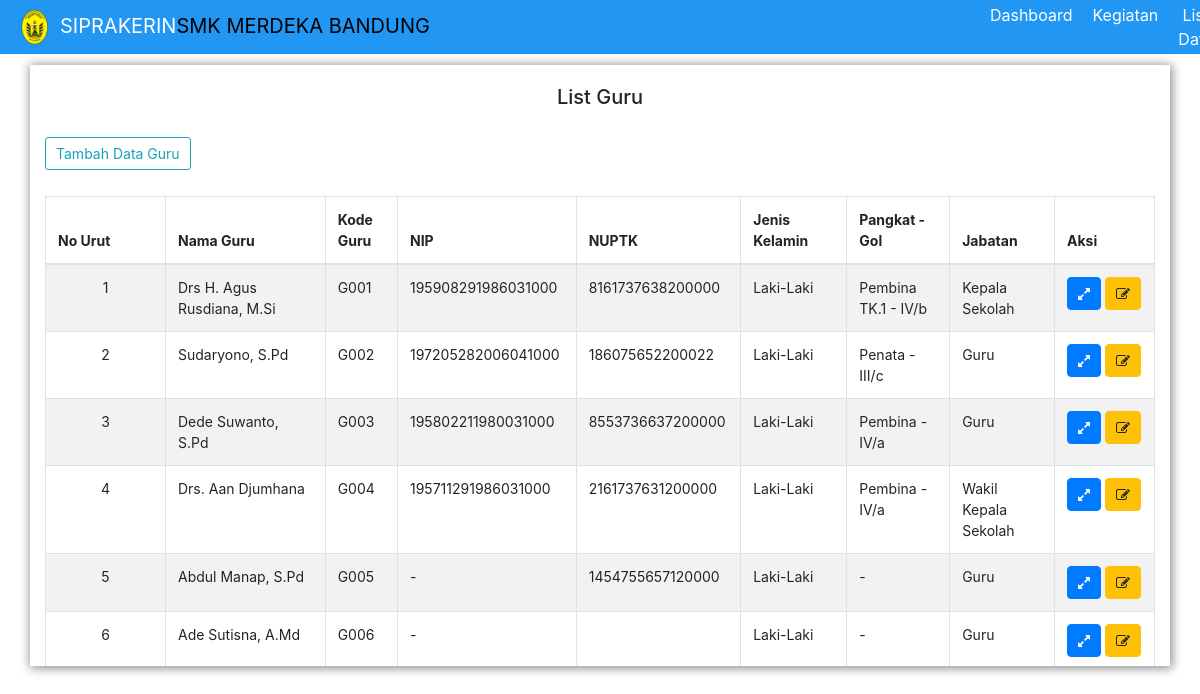
The app's page /admin/data_guru.php with its own data.
### tables this page shows
CREATE TABLE `tb_settings` (
  `id` varchar(3) NOT NULL,
  `nm_web` varchar(100) NOT NULL,
  `tgl_daftar` date NOT NULL,
  `tgl_mulai_kp` date NOT NULL,
  `tgl_akhir_kp` date NOT NULL,
  `tgl_pengantaran` date NOT NULL,
  `waktu_antar` time NOT NULL,
  `tgl_monitoring` date NOT NULL,
  `tgl_bimbingan` date NOT NULL,
  `tgl_sidang` date NOT NULL
);

CREATE TABLE `tb_guru` (
  `kode_guru` varchar(4) NOT NULL,
  `nip` varchar(18) NOT NULL,
  `nuptk` varchar(16) NOT NULL,
  `nama_guru` varchar(30) NOT NULL,
  `jk` tinyint(1) NOT NULL,
  `pangkat_gol` varchar(19) NOT NULL,
  `jabatan` varchar(20) NOT NULL,
  `kode_jurusan` varchar(3) NOT NULL
);

### admin/data_guru.php (the view, shortened to what this page needs)
<!DOCTYPE html>
<html>
<head>
  <link rel="stylesheet" href="https://cdnjs.cloudflare.com/ajax/libs/font-awesome/4.7.0/css/font-awesome.min.css">
  <link rel="stylesheet" href="../assets/css/alertify.min.css" type='text/css' />
  <link rel="stylesheet" href="../assets/css/default.min.css" type='text/css'  />
</head>
<body>
<?php
include '../includes/header-menu-admin.php';
?>
<div class="container">
  <h5 align="center" id="judul">List Guru</h5>
    <div class="row" >
      <div class="col-sm-9 col-md-6">
        <button class="btn btn-outline-info btn-sm" id="btn-aksi" onclick="wwindow.location.assign('data_guru-tambah.php');">Tambah Data Guru</button><p>
      </div>
      <div class="col-sm-9 col-md-12" style=" height: 480px; overflow-y: scroll;">
      <div class="form-table">
      <table id="example" class="table table-striped table-bordered" style="width:100%">
        <thead>
            <tr valign="center">
                <th width="120">No Urut</th>
                <th>Nama Guru</th>
                <th>Kode Guru</th>
                <th>NIP</th>
                <th>NUPTK</th>
                <th>Jenis Kelamin</th>
                <th>Pangkat - Gol</th>
                <th>Jabatan</th>
                <th>Aksi</th>
            </tr>
        </thead>
        <tbody>
          <?php
            $query="SELECT * from `tb_guru`";
            $result=mysql_query($query)or die(mysql_error());
            $no=1;
            while ($r=mysql_fetch_array($result)) {
              switch ($r['jk']) {
                case '1':
                      $jk='Laki-Laki';
                  break;
                case '0':
                      $jk='Perempuan';
                  break;
              }
            ?>
              <tr>
                <td align="center"><?php echo $no;?></td>
                <td><?php echo $r['nama_guru'];?></td>
                <td><?php echo $r['kode_guru'];?></td>
                <td><?php echo $r['nip'];?></td>
                <td><?php echo $r['nuptk'];?></td>
                <td><?php echo $jk;?></td>
                <td><?php echo $r['pangkat_gol'];?></td>
                <td><?php echo $r['jabatan'];?></td>
                <td class="action"  style="width: 100px;">
                    <button name="cetak" class="btn btn-primary" id="btn-aksi" onclick="off();"><span class="fa fa-expand"></span></button>
                    <button name="edit" class="btn btn-warning" id="btn-aksi" onclick="off();"><span class="fa fa-edit"></span></button>
                </td>
              </tr>
            <?php
            $no++;
            }
            ?>
        </tbody></table>
    </div>
    </div>
  </div>
</div>
</body>
</html>

### includes/header-menu-admin.php (shortened to what this page needs)
<!DOCTYPE html>
<html>
<head>
  <link href="../assets/css/bootstrap.css" rel='stylesheet' type='text/css' />
  <link href="../assets/css/style-navbar.css" rel='stylesheet' type='text/css' />
</head>
<body>
  <?php
    $q=mysql_query("SELECT nm_web FROM tb_settings");
    $r=mysql_fetch_array($q);
    $namaWeb=$r['nm_web'];
  ?>
<nav class="navbar navbar-expand-sm fixed-top" style="background:#2196F3;">
  <a class="navbar-brand" href="#"><img src="../assets/img/logo.png" width="30"><span>SIPRAKERIN</span><?php echo $namaWeb;?></a>
  <div class="collapse navbar-collapse" id="navbarSupportedContent">
    <ul class="navbar-nav mr-auto">
      <li class="nav-item dropdown">
          <div class="dropdown">
          <button class="dropbtn" onclick="window.location.assign('index.php');">Dashboard</button>
          </div>
      </li>
      <li class="nav-item">
        <div class="dropdown">
          <button class="dropbtn">Kegiatan</button>
        </div>
      </li>
      <li class="nav-item dropdown">
       <div class="dropdown">
          <button class="dropbtn">List Data</button>
        </div>
      </li>
    </ul>
  </div>
</nav>
</body>
</html>

### assets/css/style-navbar.css (style rules this page uses)
.container, .container-fluid, .card { margin-top: 65px; }
.navbar { padding: 0px 0px 0px 20px; }
.navbar-brand,.navbar-brand:hover { color: #000; }
.navbar-brand span { color: #fff; }
.navbar-brand img { margin-right: 10px; }
.dropbtn { background: #2196F3; color: #fff; vertical-align: middle; padding: 3px 10px 3px 10px; font-size: 16px; border: none; }
.dropdown { position: relative; display: inline-block; }

### admin/data_guru.php (style rules this page uses)
.container { margin-top: 30px; box-shadow: 1px 1px 10px 1px #888888; font-size: 14px; }
.container h5 { padding-top: 20px; padding-bottom: 20px; }
#btn-aksi { font-size: 14px; padding: 5px 10px 5px 10px; }
.form-table { margin-top: 10px; margin-bottom: 10px; }

### includes/header-menu-admin.php (style rules this page uses)
.navbar-brand { margin-right: 550px; font-weight: 550px; }

### records on screen
tb_settings: nm_web "SMK MERDEKA BANDUNG"
tb_guru: nama_guru "Drs H. Agus Rusdiana, M.Si", kode_guru "G001", nip "195908291986031000", nuptk "8161737638200000", jk "Laki-Laki", pangkat_gol "Pembina TK.1 - IV/b", jabatan "Kepala Sekolah"
tb_guru: nama_guru "Sudaryono, S.Pd", kode_guru "G002", nip "197205282006041000", nuptk "186075652200022", jk "Laki-Laki", pangkat_gol "Penata - III/c", jabatan "Guru"
tb_guru: nama_guru "Dede Suwanto, S.Pd", kode_guru "G003", nip "195802211980031000", nuptk "8553736637200000", jk "Laki-Laki", pangkat_gol "Pembina - IV/a", jabatan "Guru"
tb_guru: nama_guru "Drs. Aan Djumhana", kode_guru "G004", nip "195711291986031000", nuptk "2161737631200000", jk "Laki-Laki", pangkat_gol "Pembina - IV/a", jabatan "Wakil Kepala Sekolah"
tb_guru: nama_guru "Abdul Manap, S.Pd", kode_guru "G005", nip "-", nuptk "1454755657120000", jk "Laki-Laki", pangkat_gol "-", jabatan "Guru"
tb_guru: nama_guru "Ade Sutisna, A.Md", kode_guru "G006", nip "-", jk "Laki-Laki", pangkat_gol "-", jabatan "Guru"
